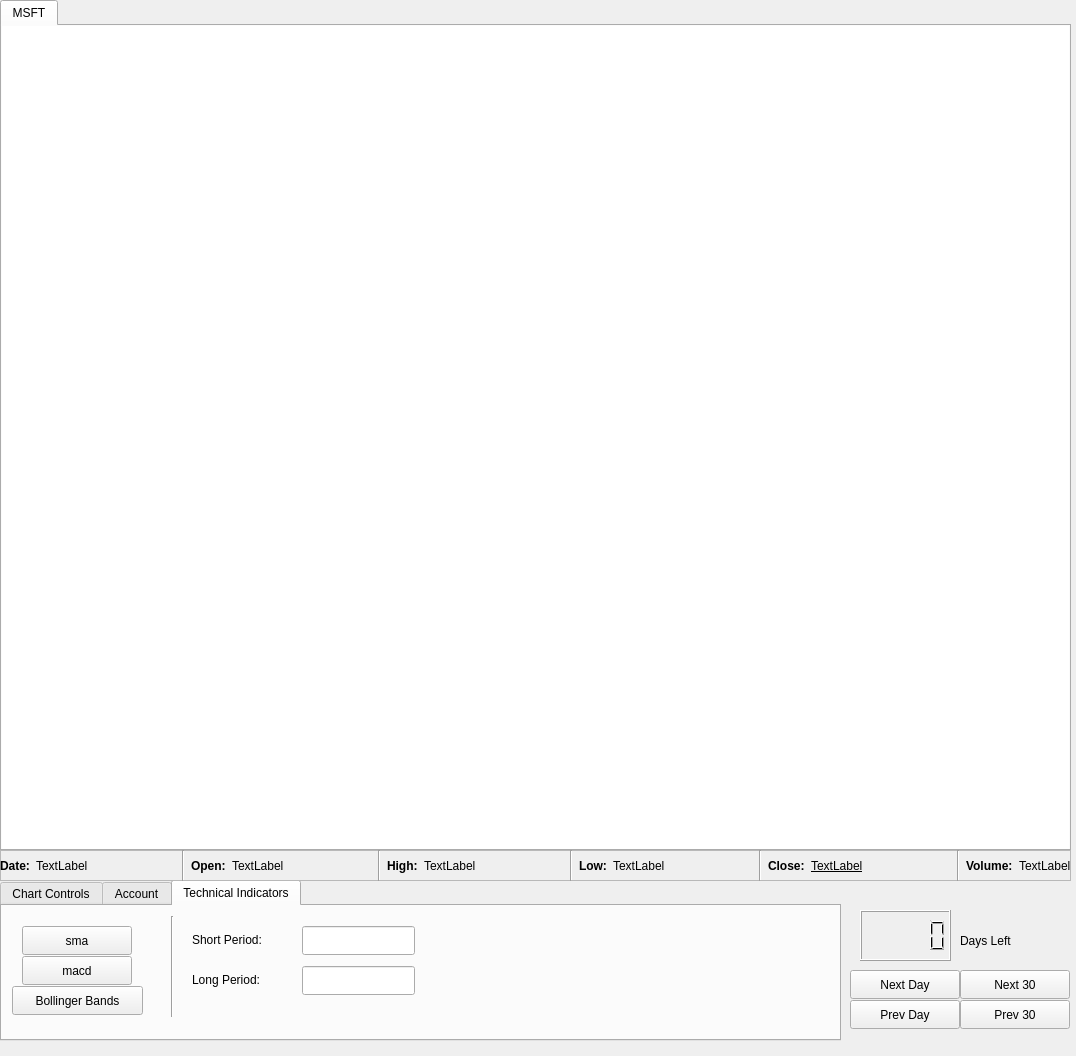
<?xml version="1.0" encoding="UTF-8"?>
<ui version="4.0">
 <class>chartWidget</class>
 <widget class="QWidget" name="chartWidget">
  <property name="geometry">
   <rect>
    <x>0</x>
    <y>0</y>
    <width>1076</width>
    <height>1056</height>
   </rect>
  </property>
  <property name="windowTitle">
   <string>Form</string>
  </property>
  <widget class="QTabWidget" name="tabWidget">
   <property name="geometry">
    <rect>
     <x>0</x>
     <y>880</y>
     <width>841</width>
     <height>161</height>
    </rect>
   </property>
   <property name="currentIndex">
    <number>2</number>
   </property>
   <widget class="QWidget" name="chartControls">
    <attribute name="title">
     <string>Chart Controls</string>
    </attribute>
    <widget class="QPushButton" name="zoomIn">
     <property name="geometry">
      <rect>
       <x>290</x>
       <y>10</y>
       <width>110</width>
       <height>29</height>
      </rect>
     </property>
     <property name="text">
      <string>Zoom In</string>
     </property>
    </widget>
    <widget class="QPushButton" name="zoomOut">
     <property name="geometry">
      <rect>
       <x>290</x>
       <y>80</y>
       <width>110</width>
       <height>29</height>
      </rect>
     </property>
     <property name="text">
      <string>Zoom Out</string>
     </property>
    </widget>
    <widget class="QLabel" name="chartLength">
     <property name="geometry">
      <rect>
       <x>310</x>
       <y>50</y>
       <width>71</width>
       <height>19</height>
      </rect>
     </property>
     <property name="text">
      <string>TextLabel</string>
     </property>
    </widget>
    <widget class="QPushButton" name="candlestick">
     <property name="geometry">
      <rect>
       <x>460</x>
       <y>20</y>
       <width>110</width>
       <height>29</height>
      </rect>
     </property>
     <property name="text">
      <string>Candlestick</string>
     </property>
    </widget>
    <widget class="QPushButton" name="ohlc">
     <property name="geometry">
      <rect>
       <x>460</x>
       <y>50</y>
       <width>110</width>
       <height>29</height>
      </rect>
     </property>
     <property name="text">
      <string>OHLC</string>
     </property>
    </widget>
    <widget class="Line" name="line">
     <property name="geometry">
      <rect>
       <x>420</x>
       <y>10</y>
       <width>16</width>
       <height>101</height>
      </rect>
     </property>
     <property name="orientation">
      <enum>Qt::Vertical</enum>
     </property>
    </widget>
    <widget class="Line" name="line_2">
     <property name="geometry">
      <rect>
       <x>700</x>
       <y>10</y>
       <width>16</width>
       <height>101</height>
      </rect>
     </property>
     <property name="orientation">
      <enum>Qt::Vertical</enum>
     </property>
    </widget>
    <widget class="QLabel" name="label">
     <property name="geometry">
      <rect>
       <x>520</x>
       <y>0</y>
       <width>91</width>
       <height>19</height>
      </rect>
     </property>
     <property name="text">
      <string>Chart Style</string>
     </property>
    </widget>
    <widget class="QLineEdit" name="symbolEntry">
     <property name="geometry">
      <rect>
       <x>20</x>
       <y>30</y>
       <width>221</width>
       <height>29</height>
      </rect>
     </property>
    </widget>
    <widget class="QPushButton" name="loadSymbol">
     <property name="geometry">
      <rect>
       <x>20</x>
       <y>70</y>
       <width>110</width>
       <height>29</height>
      </rect>
     </property>
     <property name="text">
      <string>Load</string>
     </property>
    </widget>
    <widget class="QPushButton" name="newTab">
     <property name="geometry">
      <rect>
       <x>130</x>
       <y>70</y>
       <width>110</width>
       <height>29</height>
      </rect>
     </property>
     <property name="text">
      <string>New Tab</string>
     </property>
    </widget>
    <widget class="Line" name="line_4">
     <property name="geometry">
      <rect>
       <x>250</x>
       <y>10</y>
       <width>16</width>
       <height>101</height>
      </rect>
     </property>
     <property name="orientation">
      <enum>Qt::Vertical</enum>
     </property>
    </widget>
    <widget class="QPushButton" name="hlc">
     <property name="geometry">
      <rect>
       <x>460</x>
       <y>80</y>
       <width>110</width>
       <height>29</height>
      </rect>
     </property>
     <property name="text">
      <string>HLC</string>
     </property>
    </widget>
    <widget class="QPushButton" name="bar">
     <property name="geometry">
      <rect>
       <x>570</x>
       <y>20</y>
       <width>110</width>
       <height>29</height>
      </rect>
     </property>
     <property name="text">
      <string>Bar</string>
     </property>
    </widget>
    <widget class="QPushButton" name="dot">
     <property name="geometry">
      <rect>
       <x>570</x>
       <y>50</y>
       <width>110</width>
       <height>29</height>
      </rect>
     </property>
     <property name="text">
      <string>Dot</string>
     </property>
    </widget>
    <widget class="QPushButton" name="close">
     <property name="geometry">
      <rect>
       <x>570</x>
       <y>80</y>
       <width>110</width>
       <height>29</height>
      </rect>
     </property>
     <property name="text">
      <string>Close</string>
     </property>
    </widget>
   </widget>
   <widget class="QWidget" name="account">
    <attribute name="title">
     <string>Account</string>
    </attribute>
    <widget class="QPushButton" name="buy">
     <property name="geometry">
      <rect>
       <x>20</x>
       <y>40</y>
       <width>110</width>
       <height>29</height>
      </rect>
     </property>
     <property name="text">
      <string>Buy</string>
     </property>
    </widget>
    <widget class="QPushButton" name="sell">
     <property name="geometry">
      <rect>
       <x>20</x>
       <y>80</y>
       <width>110</width>
       <height>29</height>
      </rect>
     </property>
     <property name="text">
      <string>Sell</string>
     </property>
    </widget>
    <widget class="QLabel" name="showBalance">
     <property name="geometry">
      <rect>
       <x>550</x>
       <y>40</y>
       <width>111</width>
       <height>20</height>
      </rect>
     </property>
     <property name="text">
      <string>TextLabel</string>
     </property>
    </widget>
    <widget class="QLabel" name="label_balance">
     <property name="geometry">
      <rect>
       <x>420</x>
       <y>40</y>
       <width>81</width>
       <height>19</height>
      </rect>
     </property>
     <property name="text">
      <string>Balance:</string>
     </property>
    </widget>
    <widget class="QLineEdit" name="buyShares">
     <property name="geometry">
      <rect>
       <x>140</x>
       <y>40</y>
       <width>113</width>
       <height>29</height>
      </rect>
     </property>
    </widget>
    <widget class="QLineEdit" name="sellShares">
     <property name="geometry">
      <rect>
       <x>140</x>
       <y>80</y>
       <width>113</width>
       <height>29</height>
      </rect>
     </property>
    </widget>
    <widget class="Line" name="line_3">
     <property name="geometry">
      <rect>
       <x>390</x>
       <y>10</y>
       <width>16</width>
       <height>111</height>
      </rect>
     </property>
     <property name="orientation">
      <enum>Qt::Vertical</enum>
     </property>
    </widget>
    <widget class="QLabel" name="label_portfolioValue">
     <property name="geometry">
      <rect>
       <x>420</x>
       <y>20</y>
       <width>121</width>
       <height>19</height>
      </rect>
     </property>
     <property name="text">
      <string>Portfolio Value:</string>
     </property>
    </widget>
    <widget class="QLabel" name="showPortfolioValue">
     <property name="geometry">
      <rect>
       <x>550</x>
       <y>20</y>
       <width>121</width>
       <height>19</height>
      </rect>
     </property>
     <property name="text">
      <string>TextLabel</string>
     </property>
    </widget>
    <widget class="QLabel" name="label_portfolio">
     <property name="geometry">
      <rect>
       <x>420</x>
       <y>60</y>
       <width>81</width>
       <height>19</height>
      </rect>
     </property>
     <property name="text">
      <string>Portfolio:</string>
     </property>
    </widget>
    <widget class="QLabel" name="showPortfolio">
     <property name="geometry">
      <rect>
       <x>550</x>
       <y>60</y>
       <width>161</width>
       <height>61</height>
      </rect>
     </property>
     <property name="text">
      <string>TextLabel</string>
     </property>
    </widget>
    <widget class="QLineEdit" name="buyStop">
     <property name="geometry">
      <rect>
       <x>260</x>
       <y>40</y>
       <width>113</width>
       <height>29</height>
      </rect>
     </property>
    </widget>
    <widget class="QLineEdit" name="sellStop">
     <property name="geometry">
      <rect>
       <x>260</x>
       <y>80</y>
       <width>113</width>
       <height>29</height>
      </rect>
     </property>
    </widget>
    <widget class="QLabel" name="label_shares">
     <property name="geometry">
      <rect>
       <x>170</x>
       <y>10</y>
       <width>71</width>
       <height>19</height>
      </rect>
     </property>
     <property name="text">
      <string>Shares</string>
     </property>
    </widget>
    <widget class="QLabel" name="label_stopPrice">
     <property name="geometry">
      <rect>
       <x>280</x>
       <y>10</y>
       <width>81</width>
       <height>19</height>
      </rect>
     </property>
     <property name="text">
      <string>Stop Price</string>
     </property>
    </widget>
   </widget>
   <widget class="QWidget" name="tab_4">
    <attribute name="title">
     <string>Technical Indicators</string>
    </attribute>
    <widget class="QPushButton" name="macd">
     <property name="geometry">
      <rect>
       <x>20</x>
       <y>50</y>
       <width>110</width>
       <height>29</height>
      </rect>
     </property>
     <property name="text">
      <string>macd</string>
     </property>
    </widget>
    <widget class="QLineEdit" name="longPeriod">
     <property name="geometry">
      <rect>
       <x>300</x>
       <y>60</y>
       <width>113</width>
       <height>29</height>
      </rect>
     </property>
    </widget>
    <widget class="QPushButton" name="sma">
     <property name="geometry">
      <rect>
       <x>20</x>
       <y>20</y>
       <width>110</width>
       <height>29</height>
      </rect>
     </property>
     <property name="text">
      <string>sma</string>
     </property>
    </widget>
    <widget class="QLineEdit" name="shortPeriod">
     <property name="geometry">
      <rect>
       <x>300</x>
       <y>20</y>
       <width>113</width>
       <height>29</height>
      </rect>
     </property>
    </widget>
    <widget class="QPushButton" name="bollingerBands">
     <property name="geometry">
      <rect>
       <x>10</x>
       <y>80</y>
       <width>131</width>
       <height>29</height>
      </rect>
     </property>
     <property name="text">
      <string>Bollinger Bands</string>
     </property>
    </widget>
    <widget class="QLabel" name="label_shortPeriod">
     <property name="geometry">
      <rect>
       <x>190</x>
       <y>18</y>
       <width>111</width>
       <height>31</height>
      </rect>
     </property>
     <property name="text">
      <string>Short Period:</string>
     </property>
    </widget>
    <widget class="QLabel" name="label_longPeriod">
     <property name="geometry">
      <rect>
       <x>190</x>
       <y>58</y>
       <width>111</width>
       <height>31</height>
      </rect>
     </property>
     <property name="text">
      <string>Long Period:</string>
     </property>
    </widget>
    <widget class="Line" name="line_10">
     <property name="geometry">
      <rect>
       <x>160</x>
       <y>10</y>
       <width>20</width>
       <height>101</height>
      </rect>
     </property>
     <property name="orientation">
      <enum>Qt::Vertical</enum>
     </property>
    </widget>
   </widget>
  </widget>
  <widget class="QPushButton" name="nextDay">
   <property name="geometry">
    <rect>
     <x>850</x>
     <y>970</y>
     <width>110</width>
     <height>29</height>
    </rect>
   </property>
   <property name="text">
    <string>Next Day</string>
   </property>
  </widget>
  <widget class="QPushButton" name="next30">
   <property name="geometry">
    <rect>
     <x>960</x>
     <y>970</y>
     <width>110</width>
     <height>29</height>
    </rect>
   </property>
   <property name="text">
    <string>Next 30</string>
   </property>
  </widget>
  <widget class="QPushButton" name="prev30">
   <property name="geometry">
    <rect>
     <x>960</x>
     <y>1000</y>
     <width>110</width>
     <height>29</height>
    </rect>
   </property>
   <property name="text">
    <string>Prev 30</string>
   </property>
  </widget>
  <widget class="QPushButton" name="prevDay">
   <property name="geometry">
    <rect>
     <x>850</x>
     <y>1000</y>
     <width>110</width>
     <height>29</height>
    </rect>
   </property>
   <property name="text">
    <string>Prev Day</string>
   </property>
  </widget>
  <widget class="QTabWidget" name="chartTabs">
   <property name="geometry">
    <rect>
     <x>0</x>
     <y>0</y>
     <width>1071</width>
     <height>851</height>
    </rect>
   </property>
   <property name="currentIndex">
    <number>0</number>
   </property>
   <widget class="QWidget" name="firstChart">
    <attribute name="title">
     <string>MSFT</string>
    </attribute>
    <widget class="QWidget" name="horizontalLayoutWidget">
     <property name="geometry">
      <rect>
       <x>-10</x>
       <y>-10</y>
       <width>1081</width>
       <height>851</height>
      </rect>
     </property>
     <layout class="QHBoxLayout" name="horizontalLayout">
      <item>
       <widget class="QGraphicsView" name="chart"/>
      </item>
     </layout>
    </widget>
   </widget>
  </widget>
  <widget class="QLCDNumber" name="daysLeft">
   <property name="geometry">
    <rect>
     <x>860</x>
     <y>910</y>
     <width>91</width>
     <height>51</height>
    </rect>
   </property>
  </widget>
  <widget class="QLabel" name="label_daysLeft">
   <property name="geometry">
    <rect>
     <x>960</x>
     <y>930</y>
     <width>81</width>
     <height>21</height>
    </rect>
   </property>
   <property name="text">
    <string>Days Left</string>
   </property>
  </widget>
  <widget class="QFrame" name="frame">
   <property name="geometry">
    <rect>
     <x>0</x>
     <y>850</y>
     <width>1071</width>
     <height>31</height>
    </rect>
   </property>
   <property name="frameShape">
    <enum>QFrame::StyledPanel</enum>
   </property>
   <property name="frameShadow">
    <enum>QFrame::Raised</enum>
   </property>
   <widget class="QWidget" name="horizontalLayoutWidget_2">
    <property name="geometry">
     <rect>
      <x>0</x>
      <y>0</y>
      <width>1071</width>
      <height>31</height>
     </rect>
    </property>
    <layout class="QHBoxLayout" name="horizontalLayout_2">
     <item>
      <widget class="QLabel" name="label_Date">
       <property name="font">
        <font>
         <weight>75</weight>
         <bold>true</bold>
        </font>
       </property>
       <property name="text">
        <string>Date:</string>
       </property>
      </widget>
     </item>
     <item>
      <widget class="QLabel" name="currentDayDate">
       <property name="text">
        <string>TextLabel</string>
       </property>
      </widget>
     </item>
     <item>
      <spacer name="horizontalSpacer">
       <property name="orientation">
        <enum>Qt::Horizontal</enum>
       </property>
       <property name="sizeHint" stdset="0">
        <size>
         <width>40</width>
         <height>20</height>
        </size>
       </property>
      </spacer>
     </item>
     <item>
      <widget class="Line" name="line_5">
       <property name="orientation">
        <enum>Qt::Vertical</enum>
       </property>
      </widget>
     </item>
     <item>
      <widget class="QLabel" name="label_Open">
       <property name="font">
        <font>
         <weight>75</weight>
         <bold>true</bold>
        </font>
       </property>
       <property name="text">
        <string>Open:</string>
       </property>
      </widget>
     </item>
     <item>
      <widget class="QLabel" name="currentDayOpen">
       <property name="text">
        <string>TextLabel</string>
       </property>
      </widget>
     </item>
     <item>
      <spacer name="horizontalSpacer_2">
       <property name="orientation">
        <enum>Qt::Horizontal</enum>
       </property>
       <property name="sizeHint" stdset="0">
        <size>
         <width>40</width>
         <height>20</height>
        </size>
       </property>
      </spacer>
     </item>
     <item>
      <widget class="Line" name="line_6">
       <property name="orientation">
        <enum>Qt::Vertical</enum>
       </property>
      </widget>
     </item>
     <item>
      <widget class="QLabel" name="label_High">
       <property name="font">
        <font>
         <weight>75</weight>
         <bold>true</bold>
        </font>
       </property>
       <property name="text">
        <string>High:</string>
       </property>
      </widget>
     </item>
     <item>
      <widget class="QLabel" name="currentDayHigh">
       <property name="text">
        <string>TextLabel</string>
       </property>
      </widget>
     </item>
     <item>
      <spacer name="horizontalSpacer_3">
       <property name="orientation">
        <enum>Qt::Horizontal</enum>
       </property>
       <property name="sizeHint" stdset="0">
        <size>
         <width>40</width>
         <height>20</height>
        </size>
       </property>
      </spacer>
     </item>
     <item>
      <widget class="Line" name="line_7">
       <property name="orientation">
        <enum>Qt::Vertical</enum>
       </property>
      </widget>
     </item>
     <item>
      <widget class="QLabel" name="label_Low">
       <property name="font">
        <font>
         <weight>75</weight>
         <bold>true</bold>
        </font>
       </property>
       <property name="text">
        <string>Low:</string>
       </property>
      </widget>
     </item>
     <item>
      <widget class="QLabel" name="currentDayLow">
       <property name="text">
        <string>TextLabel</string>
       </property>
      </widget>
     </item>
     <item>
      <spacer name="horizontalSpacer_4">
       <property name="orientation">
        <enum>Qt::Horizontal</enum>
       </property>
       <property name="sizeHint" stdset="0">
        <size>
         <width>40</width>
         <height>20</height>
        </size>
       </property>
      </spacer>
     </item>
     <item>
      <widget class="Line" name="line_8">
       <property name="orientation">
        <enum>Qt::Vertical</enum>
       </property>
      </widget>
     </item>
     <item>
      <widget class="QLabel" name="label_Close">
       <property name="font">
        <font>
         <weight>75</weight>
         <bold>true</bold>
        </font>
       </property>
       <property name="text">
        <string>Close:</string>
       </property>
      </widget>
     </item>
     <item>
      <widget class="QLabel" name="currentDayClose">
       <property name="font">
        <font>
         <underline>true</underline>
        </font>
       </property>
       <property name="autoFillBackground">
        <bool>false</bool>
       </property>
       <property name="text">
        <string>TextLabel</string>
       </property>
      </widget>
     </item>
     <item>
      <spacer name="horizontalSpacer_5">
       <property name="orientation">
        <enum>Qt::Horizontal</enum>
       </property>
       <property name="sizeHint" stdset="0">
        <size>
         <width>40</width>
         <height>20</height>
        </size>
       </property>
      </spacer>
     </item>
     <item>
      <widget class="Line" name="line_9">
       <property name="orientation">
        <enum>Qt::Vertical</enum>
       </property>
      </widget>
     </item>
     <item>
      <widget class="QLabel" name="label_Volume">
       <property name="font">
        <font>
         <weight>75</weight>
         <bold>true</bold>
         <underline>false</underline>
        </font>
       </property>
       <property name="text">
        <string>Volume:</string>
       </property>
      </widget>
     </item>
     <item>
      <widget class="QLabel" name="currentDayVolume">
       <property name="text">
        <string>TextLabel</string>
       </property>
      </widget>
     </item>
    </layout>
   </widget>
  </widget>
 </widget>
 <resources/>
 <connections/>
</ui>
